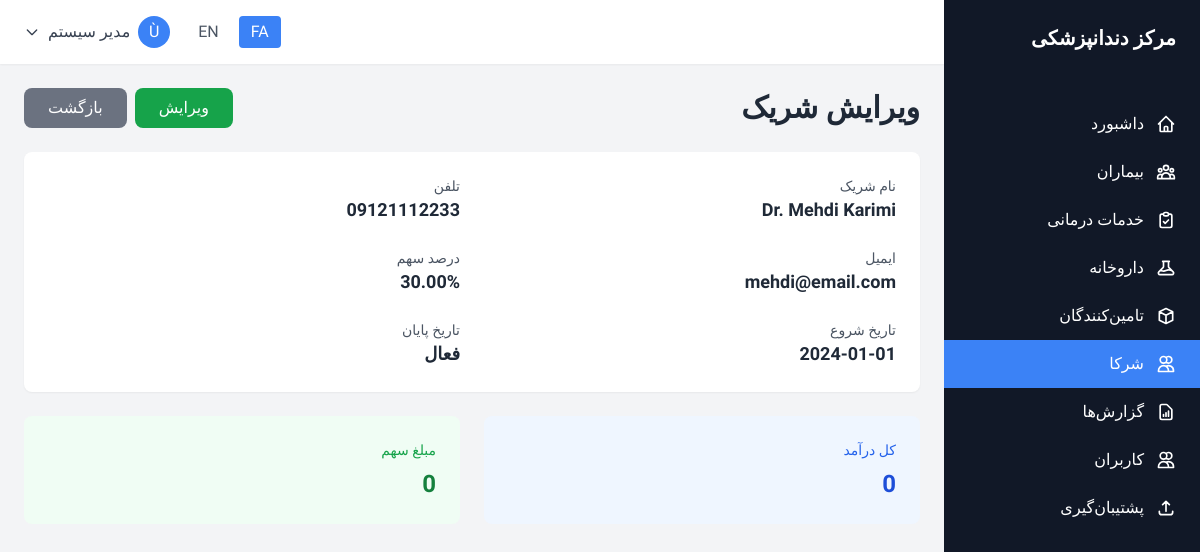
Page /partners/view.php?id=1 (signed in) on the committed database.
### tables this page shows
CREATE TABLE IF NOT EXISTS system (
    id INT AUTO_INCREMENT PRIMARY KEY,
    record_type ENUM('setting', 'activity_log') NOT NULL,
    setting_key VARCHAR(50),
    setting_value TEXT,
    setting_type VARCHAR(20) DEFAULT 'text',
    description TEXT,
    user_id INT,
    action VARCHAR(50),
    table_name VARCHAR(50),
    record_id INT,
    ip_address VARCHAR(45),
    user_agent TEXT,
    created_at DATETIME DEFAULT CURRENT_TIMESTAMP,
    updated_at DATETIME DEFAULT CURRENT_TIMESTAMP ON UPDATE CURRENT_TIMESTAMP,
    INDEX idx_record_type (record_type),
    INDEX idx_setting_key (setting_key),
    INDEX idx_user_action (user_id, action),
    INDEX idx_table_record (table_name, record_id),
    INDEX idx_activity_date (created_at),
    UNIQUE KEY unique_setting (setting_key, record_type),
    FOREIGN KEY (user_id) REFERENCES users(id) ON DELETE SET NULL
);

CREATE TABLE IF NOT EXISTS documents (
    id INT AUTO_INCREMENT PRIMARY KEY,
    document_type ENUM('prescription', 'partner_share', 'backup', 'invoice') NOT NULL,
    document_code VARCHAR(20) UNIQUE NOT NULL,
    patient_id INT,
    service_id INT,
    title VARCHAR(200) NOT NULL,
    content TEXT,
    file_path VARCHAR(255),
    file_size BIGINT,
    partner_name VARCHAR(100),
    partner_phone VARCHAR(20),
    partner_email VARCHAR(100),
    share_percentage DECIMAL(5, 2),
    period_start DATE,
    period_end DATE,
    share_amount DECIMAL(10, 2),
    paid_amount DECIMAL(10, 2) DEFAULT 0,
    diagnosis TEXT,
    medicine_instructions TEXT,
    status ENUM('active', 'inactive', 'completed', 'cancelled') DEFAULT 'active',
    created_by INT,
    created_at DATETIME DEFAULT CURRENT_TIMESTAMP,
    updated_at DATETIME DEFAULT CURRENT_TIMESTAMP ON UPDATE CURRENT_TIMESTAMP,
    INDEX idx_document_type_code (document_type, document_code),
    INDEX idx_patient_type (patient_id, document_type),
    INDEX idx_service_type (service_id, document_type),
    INDEX idx_partner_period (partner_name, period_start, period_end),
    INDEX idx_status_type (status, document_type),
    INDEX idx_created_date_type (created_at, document_type),
    FOREIGN KEY (patient_id) REFERENCES patients(id) ON DELETE CASCADE,
    FOREIGN KEY (service_id) REFERENCES services(id) ON DELETE SET NULL,
    FOREIGN KEY (created_by) REFERENCES users(id) ON DELETE SET NULL
);

### partners/view.php (the view, shortened to what the rows shown need)
<?php
require_once '../config/config.php';
$partnerId = intval($_GET['id'] ?? 0);
$partner = fetchOne("SELECT * FROM documents WHERE id = ? AND document_type = 'partner_share'", [$partnerId]);
include '../includes/header.php';
?>
<div class="space-y-6">
    <div class="flex items-center justify-between">
        <h1 class="text-3xl font-bold text-gray-800"><?php echo $lang['edit_partner']; ?></h1>
    </div>
    <div class="bg-white rounded-lg shadow-sm p-6">
        <div class="grid grid-cols-1 md:grid-cols-2 gap-6">
            <div>
                <p class="text-sm text-gray-600"><?php echo $lang['partner_name']; ?></p>
                <p class="text-lg font-semibold text-gray-800"><?php echo htmlspecialchars($partner['partner_name']); ?></p>
            </div>
            <div>
                <p class="text-sm text-gray-600"><?php echo $lang['phone']; ?></p>
                <p class="text-lg font-semibold text-gray-800"><?php echo htmlspecialchars($partner['partner_phone']); ?></p>
            </div>
            <div>
                <p class="text-sm text-gray-600"><?php echo $lang['email']; ?></p>
                <p class="text-lg font-semibold text-gray-800"><?php echo htmlspecialchars($partner['partner_email'] ?? '-'); ?></p>
            </div>
            <div>
                <p class="text-sm text-gray-600"><?php echo $lang['share_percentage']; ?></p>
                <p class="text-lg font-semibold text-gray-800"><?php echo $partner['share_percentage']; ?>%</p>
            </div>
            <div>
                <p class="text-sm text-gray-600"><?php echo $lang['period_start']; ?></p>
                <p class="text-lg font-semibold text-gray-800"><?php echo formatDate($partner['period_start']); ?></p>
            </div>
        </div>
    </div>
</div>
<?php include '../includes/footer.php'; ?>

### includes/header.php (shortened to what the rows shown need)
<?php
$lang = loadLanguage();
?>
<!DOCTYPE html>
<html lang="<?php echo $current_lang; ?>" dir="<?php echo $current_lang === 'fa' ? 'rtl' : 'ltr'; ?>">
<head>
    <script src="https://cdn.tailwindcss.com"></script>
</head>
<body class="bg-gray-100">
    <div class="flex h-screen overflow-hidden">
        <aside class="w-64 bg-gray-900 text-white flex-shrink-0 hidden md:block flex flex-col">
            <div class="p-6 flex-shrink-0">
                <h1 class="text-xl font-bold"><?php echo getSetting('clinic_name', $lang['app_name']); ?></h1>
            </div>
        </aside>
        <div class="flex-1 flex flex-col overflow-hidden">
            <main class="flex-1 overflow-y-auto p-6">

### rows in the picture
system: setting_value "مرکز دندانپزشکی"
documents: partner_name "Dr. Mehdi Karimi", partner_phone "09121112233", partner_email "mehdi@email.com", share_percentage "30.00", period_start "2024-01-01"

### other values in the picture
$lang['menu_dashboard'] "داشبورد"
$lang['menu_patients'] "بیماران"
$lang['menu_services'] "خدمات درمانی"
$lang['menu_medicines'] "داروخانه"
$lang['menu_suppliers'] "تامین‌کنندگان"
$lang['menu_partners'] "شرکا"
$lang['menu_reports'] "گزارش‌ها"
$lang['menu_users'] "کاربران"
$lang['menu_backup'] "پشتیبان‌گیری"
substr($user['full_name'], 0, 1) "Ù"
$user['full_name'] "مدیر سیستم"
$lang['edit_partner'] "ویرایش شریک"
$lang['edit'] "ویرایش"
$lang['back'] "بازگشت"
$lang['partner_name'] "نام شریک"
